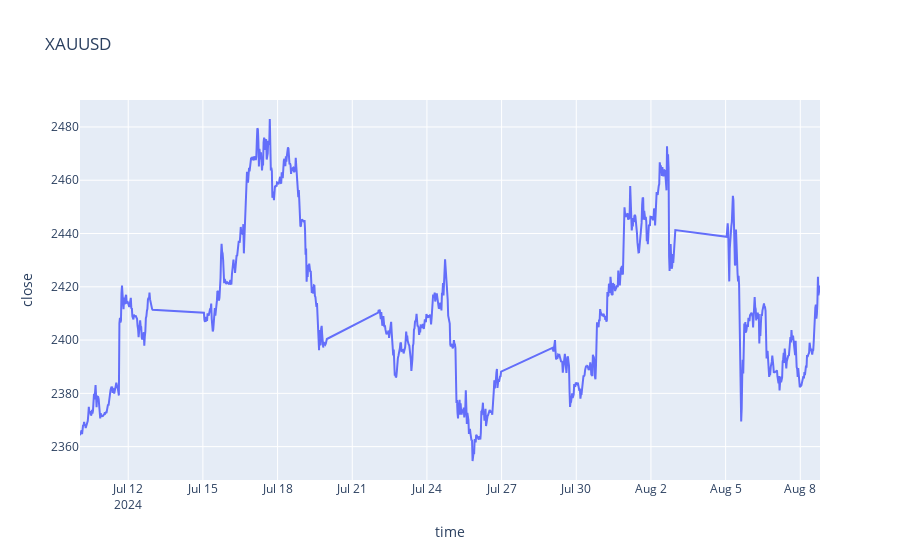
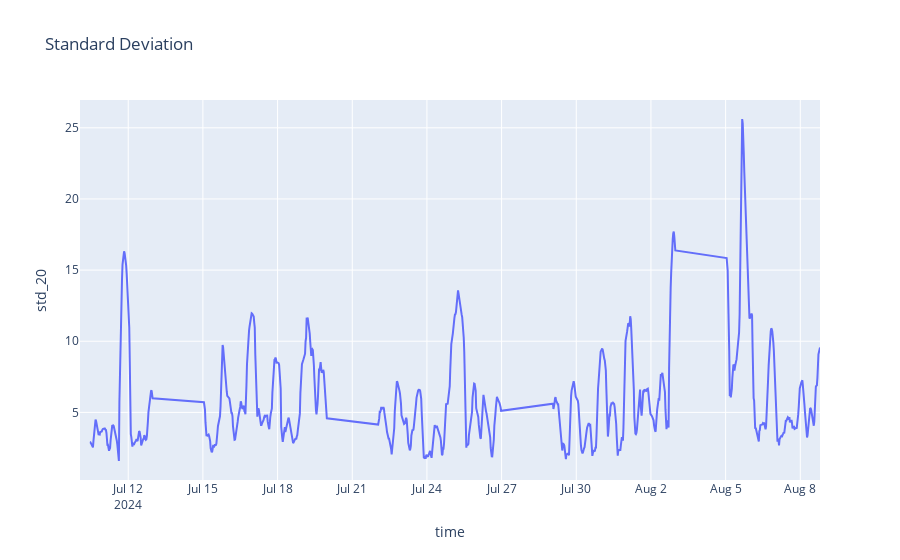

These figures' notebook cell, in order:
### Markdown cell above
---

## 6. Standard Deviation

The Standard Deviation is a measure of variance. if Standard Deviation is high, it is an indicator that markets are more volatile. 

**We will calculate the Standard Deviation with Period 20.**

### Code cell
deviation_period = 20

df['std_20'] = df['close'].rolling(20).std()

display(df[['time', 'close', 'std_20']])

fig_std = px.line(df, x='time', y='std_20', title="Standard Deviation")
display(fig)
display(fig_std)

### Figure 1 — Plotly figure (JSON) as saved in the notebook; plotly's stock layout.template omitted (floating-point values rounded to 4 significant figures; data arrays with more than 128 entries replaced by an {"elided": "..."} marker saying what was removed)
{"data": [{"hovertemplate": "time=%{x}<br>close=%{y}<extra></extra>", "legendgroup": "", "line": {"color": "#636efa", "dash": "solid"}, "marker": {"symbol": "circle"}, "mode": "lines", "name": "", "orientation": "v", "showlegend": false, "type": "scatter", "x": {"elided": "1000 str values"}, "xaxis": "x", "y": {"elided": "1000 float values"}, "yaxis": "y"}], "layout": {"legend": {"tracegroupgap": 0}, "title": {"text": "XAUUSD"}, "xaxis": {"anchor": "y", "domain": [0, 1], "title": {"text": "time"}}, "yaxis": {"anchor": "x", "domain": [0, 1], "title": {"text": "close"}}}}

### Figure 2 — Plotly figure (JSON) as saved in the notebook; plotly's stock layout.template omitted (floating-point values rounded to 4 significant figures; data arrays with more than 128 entries replaced by an {"elided": "..."} marker saying what was removed)
{"data": [{"hovertemplate": "time=%{x}<br>std_20=%{y}<extra></extra>", "legendgroup": "", "line": {"color": "#636efa", "dash": "solid"}, "marker": {"symbol": "circle"}, "mode": "lines", "name": "", "orientation": "v", "showlegend": false, "type": "scatter", "x": {"elided": "1000 str values"}, "xaxis": "x", "y": {"elided": "1000 float values"}, "yaxis": "y"}], "layout": {"legend": {"tracegroupgap": 0}, "title": {"text": "Standard Deviation"}, "xaxis": {"anchor": "y", "domain": [0, 1], "title": {"text": "time"}}, "yaxis": {"anchor": "x", "domain": [0, 1], "title": {"text": "std_20"}}}}
